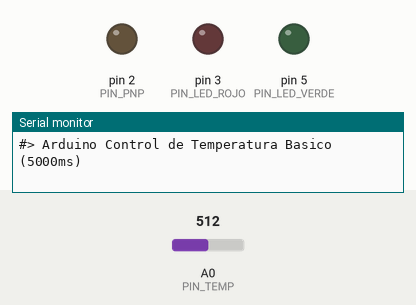
A sketch run on a simulated Arduino Uno, built with avr-gcc and run on an emulated ATmega328P. On the bench: output pins drawn as LEDs (lit = HIGH), the last lines printed to the serial monitor. The inputs (shaded band) are chosen by the test bench; at power-on: A0 (PIN_TEMP) = 512.

Above: at 0.1 s.
At 5.1 s:
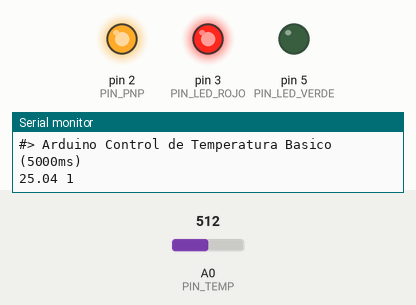
Timing chart, 0 to 6.6 s (numbered marks = the images above):
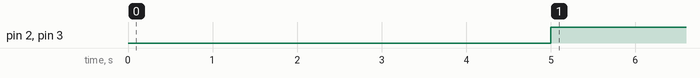

Measured:
- by itself, pin 2 (PIN_PNP), pin 3 (PIN_LED_ROJO): LOW → HIGH at 5.0 s

The sketch:

ej14.ino
```cpp
/* - - PINES - - */
const int PIN_LED_ROJO = 3;
const int PIN_LED_VERDE = 5;
const int PIN_PNP = 2;
const int PIN_TEMP = 0;
/* - - TEMPERATURA - - */
const int TEMP_MAX = 40;
const int TEMP_MIN = 36;
const int TEMP_PIV = 38;
/* - - TIEMPOS - - */
const int FREQ_ACT_VERDE = 1000;
const int FREQ_CONTROL = 5000;
/* - - PARÁMETROS - - */
const float T0 = 25.0;
const float R0 = 1000.0;
const float B = 3977.0;

unsigned long tiempo_control;
unsigned long tiempo_led_verde;

float tempActual;
int valorTmp;

float calc_temp(int valorTmp) {

  // Calculamos la resistencia del termistor
  float Rt = (1023.0 * 10000.0 / valorTmp) - 10000.0;

  // Parámetros del termistor NTCLE100E3103JB0
  float T0 = 25.0 + 273.15;   // Temperatura de referencia (en Kelvin)
  float R0 = 10000.0;         // Resistencia a 25 °C
  float B = 3977.0;           // Constante beta del termistor

  // Ecuación de Steinhart-Hart simplificada
  float tempK = 1.0 / ( (1.0 / T0) + (1.0 / B) * log(Rt / R0) );

  // Convertimos a grados Celsius
  float tempC = tempK - 273.15;

  return tempC;
}


void setup_pin_leds() {
  pinMode(PIN_LED_ROJO, OUTPUT);
  pinMode(PIN_LED_VERDE, OUTPUT);
  pinMode(PIN_PNP, OUTPUT);
}

void setup_sistema() {
  valorTmp = analogRead(PIN_TEMP);
  tempActual = calc_temp(valorTmp);

  Serial.println("#> Arduino Control de Temperatura Basico (5000ms)");


  unsigned long t_actual = millis();
  tiempo_control = t_actual;
  tiempo_led_verde = t_actual;
}

void setup() {
  Serial.begin(9600);
  while (!Serial) {
    // Esperamos a que cargue el puerto Serial
  }

  setup_pin_leds();
  setup_sistema();
}

void loop() {
  unsigned long t_actual = millis();
  valorTmp = analogRead(PIN_TEMP);
  tempActual = calc_temp(valorTmp);

  if (t_actual - tiempo_control > FREQ_CONTROL) {
    if (tempActual < TEMP_PIV) {
      digitalWrite(PIN_LED_ROJO, HIGH);
      digitalWrite(PIN_PNP, HIGH);
      Serial.print(tempActual);
      Serial.println(" 1");
    } else {
      digitalWrite(PIN_LED_ROJO, LOW);
      digitalWrite(PIN_PNP, LOW);
      Serial.print(tempActual);
      Serial.println(" 0");
    }
    tiempo_control = t_actual;
  }

  if (t_actual - tiempo_led_verde > FREQ_ACT_VERDE) {
    if (tempActual < TEMP_MIN || tempActual > TEMP_MAX) {
      digitalWrite(PIN_LED_VERDE, LOW);
    } else {
      digitalWrite(PIN_LED_VERDE, HIGH);
    }
    tiempo_led_verde = t_actual;
  }
}

  
```
